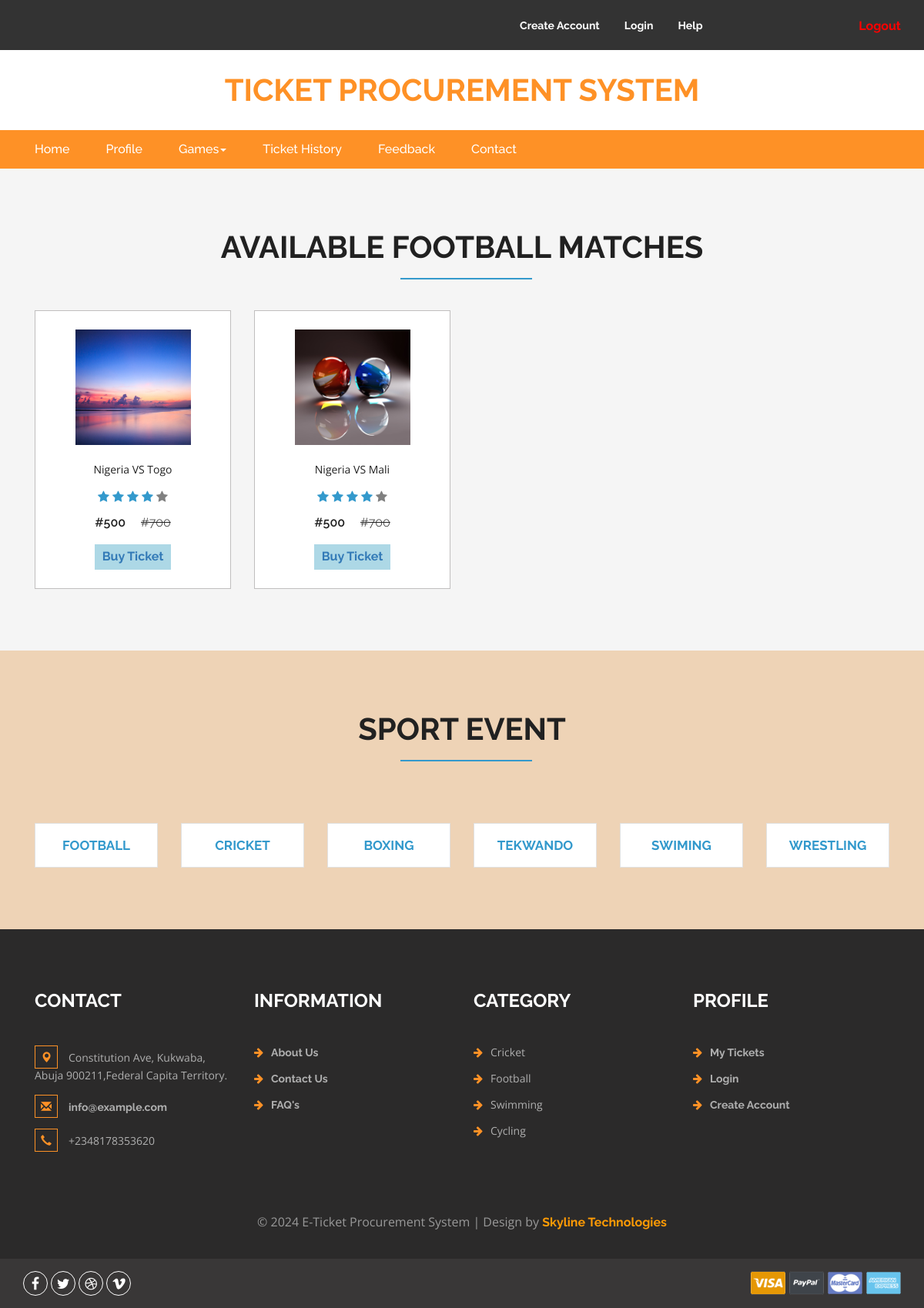
The app's page /football.php with its own data.
### tables this page shows
CREATE TABLE `events` (
  `event_id` varchar(20) NOT NULL,
  `games` varchar(50) NOT NULL,
  `home_team` varchar(100) NOT NULL,
  `away_team` varchar(100) NOT NULL,
  `team_img` varchar(50) NOT NULL,
  `date` date NOT NULL,
  `time` time NOT NULL,
  `ticket_price` varchar(20) NOT NULL
);

CREATE TABLE `games` (
  `game_id` varchar(20) NOT NULL,
  `game_name` varchar(50) NOT NULL
);

### football.php (the view, shortened to what this page needs)
<?php
include 'includes/connection.php';
?>
<!DOCTYPE html>
<html>
<head>
<link href="css/bootstrap.css" rel="stylesheet" type="text/css" media="all" />
<link href="css/style.css" rel="stylesheet" type="text/css" media="all" />
<link href="css/font-awesome.css" rel="stylesheet">
</head>
<body>
	<?php
        include 'includes/header.php';
    ?>
<div class="newproducts-w3agile">
		<div class="container">
			<h3>Available Football Matches</h3>
				<div class="agile_top_brands_grids">
				<?php
                                $result = mysqli_query($conn, "select * from events where games='Football'");
                                while ($row = mysqli_fetch_array($result)) {
                                    $evt_id = $row["event_id"];
                                    $home_team = $row["home_team"];
									$away_team = $row["away_team"];
                                    $img = $row["team_img"];
									$tic_price = $row["ticket_price"];
                            ?>
					<div class="col-md-3 top_brand_left-1">
						<div class="hover14 column">
							<div class="agile_top_brand_left_grid">
								<div class="agile_top_brand_left_grid1">
									<figure>
										<div class="snipcart-item block">
											<div class="snipcart-thumb">
												<a href="#"><img width="150" height="150" src="admin/img/<?php echo $img; ?>"></a>
												<p><?php echo $home_team; ?> VS <?php echo $away_team; ?></p>
												<div class="stars">
													<i class="fa fa-star blue-star" aria-hidden="true"></i>
													<i class="fa fa-star blue-star" aria-hidden="true"></i>
													<i class="fa fa-star blue-star" aria-hidden="true"></i>
													<i class="fa fa-star blue-star" aria-hidden="true"></i>
													<i class="fa fa-star gray-star" aria-hidden="true"></i>
												</div>
													<h4>#<?php echo $tic_price; ?> <span>#700</span></h4>
												<a href="checkout.php?evt_id=<?php echo $evt_id; ?>"><button style="background-color: lightblue; padding: 5px 10px; margin-top: 20px; border: none;">Buy Ticket</button></a>
											</div>
										</div>
									</figure>
								</div>
							</div>
						</div>
					</div>
				<?php
                 }
                ?>
						<div class="clearfix"> </div>
				</div>
		</div>
	</div>
<?php
include 'includes/games.php';
?>
<?php
    include 'includes/footer.php';
?>
<link href="css/skdslider.css" rel="stylesheet">
</body>
</html>

### includes/footer.php (shortened to what this page needs)
<div class="footer">
		<div class="container">
			<div class="w3_footer_grids">
				<div class="col-md-3 w3_footer_grid">
					<h3>Contact</h3>
					<ul class="address">
						<li><i class="glyphicon glyphicon-map-marker" aria-hidden="true"></i>Constitution Ave, Kukwaba, Abuja 900211,Federal Capita Territory.</li>
						<li><i class="glyphicon glyphicon-envelope" aria-hidden="true"></i><a href="mailto:info@example.com">info@example.com</a></li>
						<li><i class="glyphicon glyphicon-earphone" aria-hidden="true"></i>+2348178353620</li>
					</ul>
				</div>
				<div class="col-md-3 w3_footer_grid">
					<h3>Information</h3>
					<ul class="info">
						<li><i class="fa fa-arrow-right" aria-hidden="true"></i><a href="#">About Us</a></li>
						<li><i class="fa fa-arrow-right" aria-hidden="true"></i><a href="#">Contact Us</a></li>
						<li><i class="fa fa-arrow-right" aria-hidden="true"></i><a href="#">FAQ's</a></li>
					</ul>
				</div>
				<div class="col-md-3 w3_footer_grid">
					<h3>Category</h3>
					<ul class="info">
					<?php
						$res = mysqli_query($conn, "select * from games");
						while ($row1 = mysqli_fetch_array($res)) {
							$games_name = $row1["game_name"];
							?>
						<li><i class="fa fa-arrow-right" aria-hidden="true"></i><?php echo $games_name; ?></li>
						<?php
						}
						?>
					</ul>
				</div>
				<div class="col-md-3 w3_footer_grid">
					<h3>Profile</h3>
					<ul class="info">
						<li><i class="fa fa-arrow-right" aria-hidden="true"></i><a href="myticket.php">My Tickets</a></li>
						<li><i class="fa fa-arrow-right" aria-hidden="true"></i><a href="login.php">Login</a></li>
						<li><i class="fa fa-arrow-right" aria-hidden="true"></i><a href="register.php">Create Account</a></li>
					</ul>
				</div>
				<div class="clearfix"> </div>
			</div>
		</div>
		<div class="footer-copy">
			<div class="container">
				<p>© 2024 E-Ticket Procurement System | Design by <a href="#">Skyline Technologies</a></p>
			</div>
		</div>
	</div>
	<div class="footer-botm">
			<div class="container">
				<div class="w3layouts-foot">
					<ul>
						<li><a href="#" class="w3_agile_facebook"><i class="fa fa-facebook" aria-hidden="true"></i></a></li>
						<li><a href="#" class="agile_twitter"><i class="fa fa-twitter" aria-hidden="true"></i></a></li>
						<li><a href="#" class="w3_agile_dribble"><i class="fa fa-dribbble" aria-hidden="true"></i></a></li>
						<li><a href="#" class="w3_agile_vimeo"><i class="fa fa-vimeo" aria-hidden="true"></i></a></li>
					</ul>
				</div>
				<div class="payment-w3ls">
					<img src="images/card.png" alt=" " class="img-responsive">
				</div>
				<div class="clearfix"> </div>
			</div>
		</div>

### css/style.css (style rules this page uses)
html, body { font-size: 100%; font-family: 'Open Sans', sans-serif; background:#ffffff; }
ul li,ol li { font-size:14px; }
p { margin:0; }
h1,h2,h3,h4,h5,h6,a { font-family: 'Raleway', sans-serif; margin:0; font-weight:700; }
ul,label { margin:0; padding:0; }
.snipcart-thumb a { display: block; text-align: center; }
.agile_top_brand_left_grid { position: relative; display: block; }
input[type="submit"],#PPMiniCart .minicart-submit,.w3ls_vegetables ul li a,input[type="reset"],.agileinfo_mail_grid_left ul li a,.events_bottom_left2 ul li a,.w3ls_service_grids1_right a,ul.agileits_social_icons li a,.w3l_banner_nav_right_banner_pet a,.w3ls_w3l_banner_nav_right_grid_head_grid ul li a,.products-breadcrumb ul li a,.w3_footer_grid ul li a,.w3l_fresh_vegetables_grid ul li a,.wthree_footer_copy p a,.agile_top_brand_left_grid1 .button,.w3ls_logo_products_left1 ul.special_items li a,.w3ls_logo_products_left1 ul.phone_email li a { transition: .5s ease-in; -webkit-transition: .5s ease-in; -moz-transition: .5s ease-in; -o-transition: .5s ease-in; -ms-transition: .5s ease-in; }
.top-brands h2,.newproducts-w3agile h3,.login h2,.register h2,.faq-w3agile h3,.brands h3 { text-align:center; color:#212121; padding-bottom:.5em; position:relative; font-size: 2.5em; text-transform: uppercase; }
.top-brands h2:after,.newproducts-w3agile h3:after,.login h2:after,.register h2:after,.faq-w3agile h3:after,.brands h3:after { content: ''; background: #3399cc; height: 2px; width: 15%; position: absolute; bottom: 0%; left: 43%; }
.agile_top_brand_left_grid { background: #FFFFFF; padding: .5em; position:relative; }
.agile_top_brand_left_grid1 { padding:1em; }
.agile_top_brand_left_grid1 img { margin:0 auto; }
.agile_top_brand_left_grid1 p { color:#212121; margin:1.5em 0 1em; line-height:1.5em; text-transform:capitalize; font-size:14px; text-align: center; }
.agile_top_brand_left_grid1 h4,.agileinfo_single_right_snipcart h4 { font-weight:600; font-size:1em; color:#212121; text-align: center; }
.agile_top_brand_left_grid1 h4 span,.agileinfo_single_right_snipcart h4 span { font-weight:300; text-decoration:line-through; padding-left:1em; }
.column div.agile_top_brand_left_grid { position: relative; margin:0; }
.agile_top_brand_left_grid figure { margin: 0; padding: 0; background:transparent; overflow: hidden; z-index: 0; }
.hover14 figure { position: relative; }
.hover14 figure::before { position: absolute; top: 0; left: -75%; z-index: 2; display: block; content: ''; width: 50%; height: 100%; background: -webkit-linear-gradient(left, rgba(255,255,255,0) 0%, rgba(255,255,255,.3) 100%); background: linear-gradient(to right, rgba(255,255,255,0) 0%, rgba(255,255,255,.3) 100%); -webkit-transform: skewX(-25deg); transform: skewX(-25deg); }
.agile_top_brands_grids { margin-top: 40px; }
.hover14.column { border: 1px solid #c0bebe; }
.stars { text-align: center; margin-bottom: 13px; }
i.blue-star { color: #3399cc; }
i.gray-star { color: #808080; }
.footer { padding: 5em 0 2em; background: #2b2a2a; }
.w3_footer_grid h3 { color: #ffffff; font-size: 1.5em; margin-bottom: 1.8em; text-transform: uppercase; }
.w3_footer_grid ul li { list-style-type: none; margin-bottom: 1em; color: #afafaf; font-size: 14px; }
.w3_footer_grid ul.address li i { color:#fe9126; border: 1px solid #fe9126; padding: .5em; margin-right: 1em; }
.w3_footer_grid ul li a { color: #afafaf; text-decoration: none; }
i.fa.fa-arrow-right { color: #fe9126; margin-right: 10px; }
.footer-copy p { margin:4em 0 0; text-align:center; color:#999; line-height:1.8em; }
.footer-copy p a { color:#ff9b05; text-decoration:none; }
.w3layouts-foot ul li { display:inline-block; }
.w3layouts-foot ul li a { width: 32px; height: 32px; color: #fff; border: 1px solid #fff; text-align: center; display: inline-block; font-size: 18px; line-height: 32px; border-radius: 50%; }
.w3layouts-foot { float: left; }
.payment-w3ls { float: right; }
.footer-botm { background: #393737; padding: 16px 0; }
.newproducts-w3agile { padding: 5em 0; background: #f5f5f5; }
.glyphicon { position: relative; top: 1px; display: inline-block; font-family: 'Glyphicons Halflings'; font-style: normal; font-weight: 400; line-height: 1; -webkit-font-smoothing: antialiased; -moz-osx-font-smoothing: grayscale; color: #777; }

### records on screen
events: team_img (picture), home_team "Nigeria", away_team "Togo", ticket_price "500"
events: team_img (picture), home_team "Nigeria", away_team "Mali", ticket_price "500"
games: game_name "Cricket"
games: game_name "Football"
games: game_name "Swimming"
games: game_name "Cycling"
